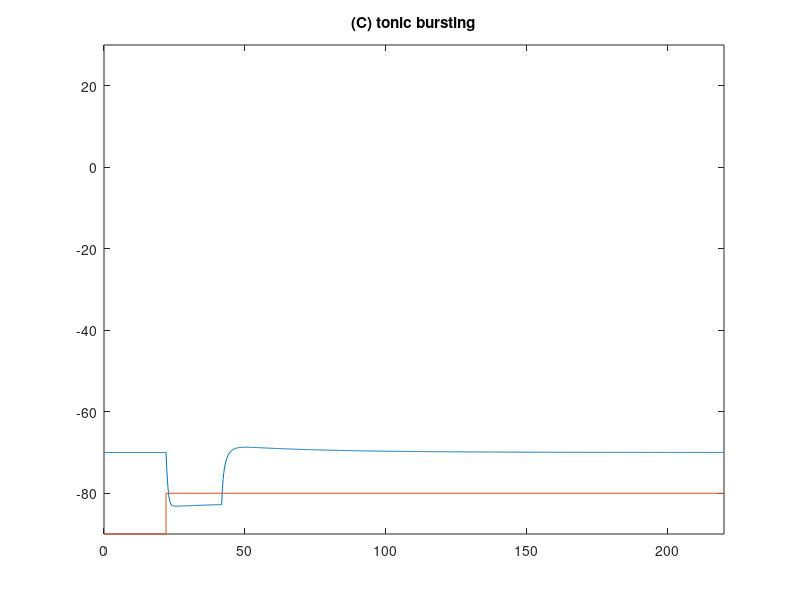

Recreate this plot in MATLAB.
%%%%%%%%%%%%%% (C) tonic bursting %%%%%%%%%%%%%%%%%%%%%%%%%%%%

a=0.02; b=0.2;  c=-50;  d=2;
V=-70;  u=b*V;
VV=[];  uu=[];
tau = 0.25; tspan = 0:tau:220;
T1=22;
current_span = 20;





for t=tspan
    if (t>T1) & (t < T1+current_span)
        I=-15;
    else
        I=0;
    end;
    V = V + tau*(0.04*V^2+5*V+140-u+I);
    u = u + tau*a*(b*V-u);
    if V > 30
        VV(end+1)=30;
        V = c;
        u = u + d;
    else
        VV(end+1)=V;
    end;
    uu(end+1)=u;
end;
plot(tspan,VV,[0 T1 T1 max(tspan)],-90+[0 0 10 10]);
axis([0 max(tspan) -90 30])

title('(C) tonic bursting');
